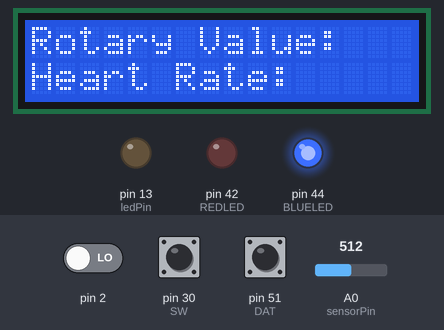
Simulated run of this sketch. Board: Arduino Mega 2560, built with avr-gcc and run on an emulated ATmega2560. Parts: 16×2 character LCD, output pins drawn as LEDs (lit = HIGH). Inputs (shaded band) come from the test bench; at power-on: A0 (sensorPin) = 512, pin 2 LOW, pin 30 (SW) HIGH, pin 51 (DAT) HIGH. What the sketch prints to the serial monitor is not drawn.

Above: at 1.2 s.
1.3 s: A0 (sensorPin) set to 138
4.3 s: A0 (sensorPin) set to 116
At 5.5 s:
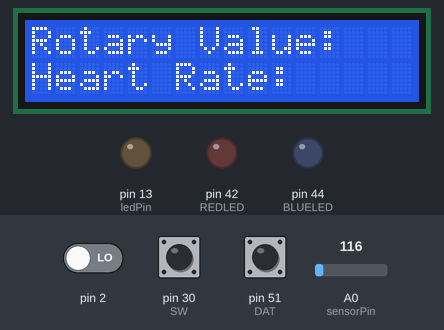
5.8 s: pin 2 driven HIGH
At 6.1 s:
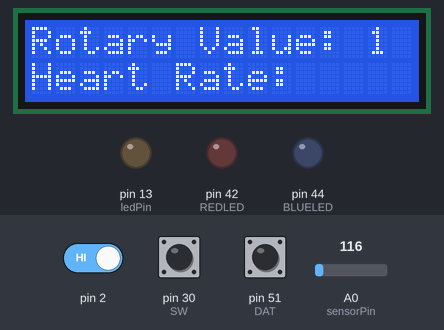
7.3 s: A0 (sensorPin) set to 122
At 8.3 s:
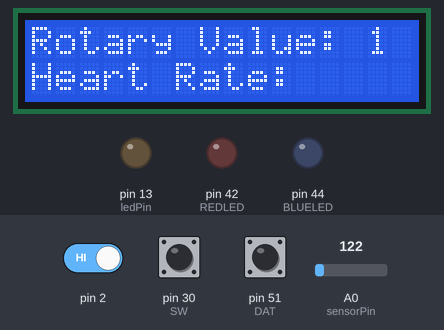
8.8 s: A0 (sensorPin) set to 306
At 9.3 s:
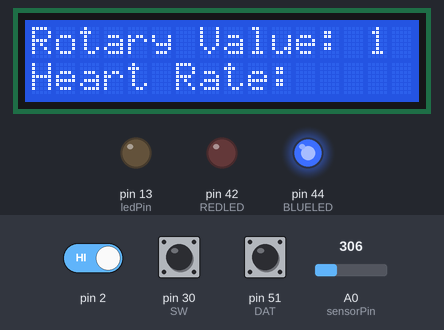
10.3 s: pin 30 (SW) pulled LOW for 0.15 s
At 26.7 s:
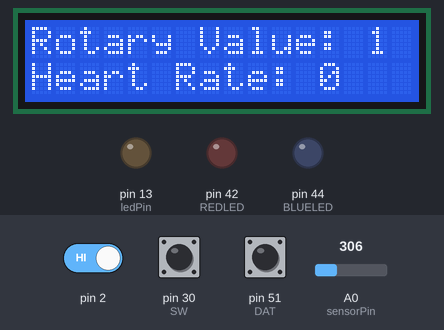
Timing chart, 0 to 27.2 s (numbered marks = the images above; inputs shaded):
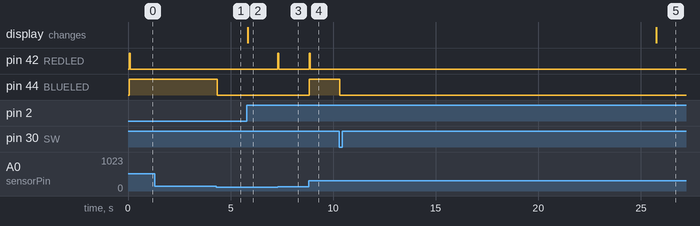

The sketch:

Pulse_Sensor_Test.ino
```cpp
#include <LiquidCrystal.h>

#define interruptA 0
#define interruptB 1
#define CLK 32     // PIN2
#define period  20
#define DAT  51     // PIN3
#define SW 30
#define ledPin 13
#define sensorPin 0
#define REDLED 42
#define BLUELED 44

int COUNT = 0;
int beatsDetected = 0;
int lastValue = 0;
double alpha = 0.75;
double change = 0.0;
int prevRotaryReading = 0;
bool incValue;
bool decValue;
int minValue;
int maxValue;
int thresholdValue;
LiquidCrystal lcd(8,36, 6, 7, 4, 5);
int secondsCounter = 0;
int idx = 0;
int mydata[3] = {0};


void setup() {
  lcd.begin(16,2);
  lcd.setCursor(0, 0);
  lcd.print("Rotary Value: ");
  lcd.setCursor(0, 1);
  lcd.print("Heart Rate: ");
  attachInterrupt(interruptA, RotaryStateChanged, RISING);
  pinMode(CLK, INPUT);
  digitalWrite(CLK, HIGH);
  pinMode(DAT, INPUT);
  digitalWrite(DAT, HIGH);
  pinMode(SW, INPUT);
  digitalWrite(SW, HIGH);

  pinMode(REDLED, OUTPUT);
  pinMode(BLUELED, OUTPUT);

  pinMode(ledPin, OUTPUT);
  Serial.begin(115200);
}
void loop() {

  if(!(digitalRead(SW))){
    maxValue = 0;
    minValue = 999;
    beatsDetected = 0;
    secondsCounter = 0;
  }

  if(incValue){
    incValue = 0;
    COUNT++;
  }
  if(decValue){
    decValue = 0;
    COUNT--;
  }


  if(COUNT != prevRotaryReading){
    prevRotaryReading = COUNT;
    if(COUNT >= 100){
      COUNT = 0;
    }
    lcd.setCursor(14, 0);
    lcd.print(COUNT);
    Serial.println(COUNT);
  }

  static double oldValue = 0;
  static double oldChange = 0;
  int rawValue = analogRead(sensorPin);
  if(rawValue > maxValue){
    maxValue = rawValue;
  }
  else if(rawValue < minValue){
    minValue = rawValue;
  }
  thresholdValue = ((maxValue - minValue)/4) + minValue;
  int testValue = rawValue;//next(rawValue);
  if((testValue - lastValue) > 3){
    digitalWrite(REDLED, HIGH);
    beatsDetected++;
  }
  else{
    digitalWrite(REDLED, LOW);
  }
  if(rawValue > thresholdValue){
      digitalWrite(BLUELED, HIGH);
      Serial.print("ON    ");
    lastValue = testValue;
  }
  else{
    digitalWrite(BLUELED, LOW);
    Serial.print("OFF   ");
    if(!(lastValue < thresholdValue)){
      //beatsDetected++;
    }
    lastValue = testValue;
  }
  //double value = alpha * oldValue + (1 - alpha) * rawValue;
  Serial.print("Min:");
  Serial.print(minValue);
  Serial.print("  Max: ");
  Serial.print(maxValue);
  Serial.print("  T: ");
  Serial.print(thresholdValue);
  Serial.print("     ");
  Serial.println(rawValue);
  //Serial.print(",");
  //Serial.println(value);
  //oldValue = value;
  if(secondsCounter++ >= 20*15){
    secondsCounter = 0;
    int BPM = beatsDetected*2;

    Serial.print("BEATS PER MINUTE: ");
    Serial.println(BPM);
    lcd.setCursor(12,1);
    lcd.print(BPM);
  }
  delay(50);
}


void RotaryStateChanged()  //When CLK FALLING READ DAT
{
  if (digitalRead(DAT))  // When DAT = HIGH IS FORWARD
  {
    incValue = 1;
    //Serial.println(COUNT);
    delay(20);
  } else  // When DAT = LOW IS BackRote
  {
    decValue = 1;
    //Serial.println(COUNT);
    delay(20);
  }
}


int next(int current)
{
    mydata[idx++] = current;
    idx %= 3;

    int a = mydata[0];
    int b = mydata[1];
    int c = mydata[2];

    // source: https://www.geeksforgeeks.org/middle-of-three-using-minimum-comparisons/
    if ((a < b && b < c) || (c < b && b < a))
       return b;

    // Checking for a
    else if ((b < a && a < c) || (c < a && a < b))
       return a;

    else
       return c;
}
```

Measured:
- the behaviour switches between 129 and 128 on A0 (sensorPin) (found by bisection; images 0 and 1)
- after the input at 1.3 s, every drawn part: stays the same
- after the input at 4.3 s, pin 44 (BLUELED): HIGH → LOW after 0.05 s
- after the input at 5.8 s, the display: changes at once (image 2)
- after the input at 7.3 s, pin 42 (REDLED): LOW → HIGH at once, → LOW 0.05 s later
- after the input at 8.8 s, pin 42 (REDLED): LOW → HIGH at once, → LOW 0.05 s later; pin 44 (BLUELED): LOW → HIGH at once
- after the input at 10.3 s, pin 44 (BLUELED): HIGH → LOW at once; the display: changes after 15.4 s (image 5)
